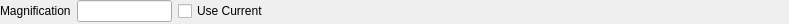
<?xml version="1.0" encoding="UTF-8"?>
<ui version="4.0">
 <class>Form</class>
 <widget class="QWidget" name="Form">
  <property name="geometry">
   <rect>
    <x>0</x>
    <y>0</y>
    <width>789</width>
    <height>24</height>
   </rect>
  </property>
  <property name="windowTitle">
   <string>Form</string>
  </property>
  <widget class="QWidget" name="">
   <property name="geometry">
    <rect>
     <x>0</x>
     <y>0</y>
     <width>269</width>
     <height>22</height>
    </rect>
   </property>
   <layout class="QGridLayout" name="gridLayout">
    <item row="0" column="0">
     <widget class="QLabel" name="label">
      <property name="text">
       <string>Magnification</string>
      </property>
     </widget>
    </item>
    <item row="0" column="1">
     <widget class="QLineEdit" name="magnificationEdit"/>
    </item>
    <item row="0" column="2">
     <widget class="QCheckBox" name="useCurrentMagEdit">
      <property name="text">
       <string>Use Current</string>
      </property>
     </widget>
    </item>
   </layout>
  </widget>
 </widget>
 <resources/>
 <connections/>
</ui>
